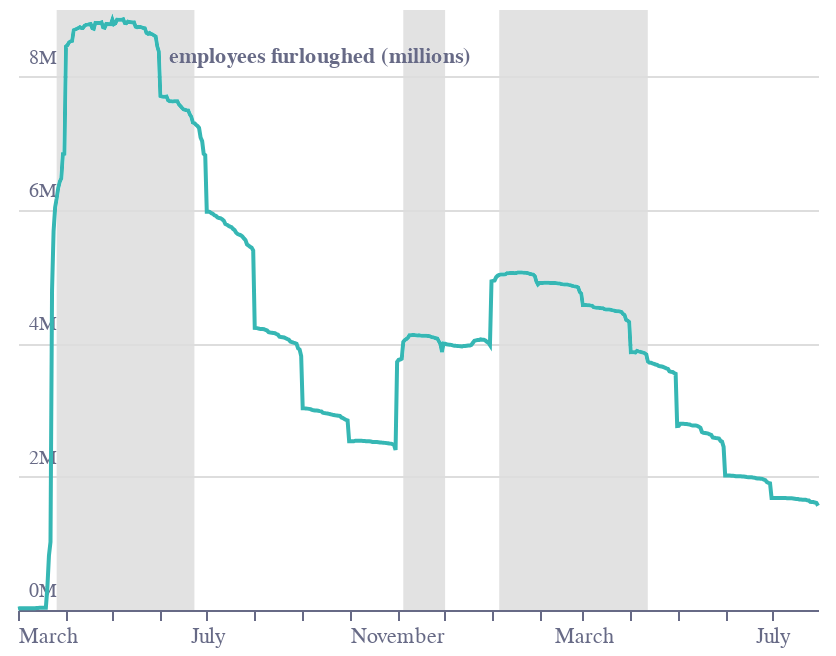

Notebook code for this chart:
### Code cell
base = alt.Chart(f1).encode(
    x=alt.X(
        "date:T",
        title="",
        axis=alt.Axis(
            grid=False,
            title="",
            titleAnchor="end",
            titleY=-15,
            labelFontSize=11,
            labelColor=colors["eco-gray"],
            titleColor=colors["eco-gray"],
            tickColor=colors["eco-gray"],
            domainColor=colors["eco-gray"],
        ),
    ),
    y=alt.Y(
        "furloughed:Q",
        title="",
        axis=alt.Axis(
            title="employees furloughed (millions)",
            domain=False,
            ticks=False,
            labelAlign="left",
            labelBaseline="middle",
            labelPadding=-5,
            labelOffset=-10,
            titleX=75,
            titleY=28,
            titleAngle=0,
            titleFontSize=11,
            titleAlign="left",
            labelColor=colors["eco-gray"],
            titleColor=colors["eco-gray"],
            tickColor=colors["eco-gray"],
            domainColor=colors["eco-gray"],
            tickCount=5,
            format="~s",
        ),
    ),
)
line = base.mark_line(color=colors["eco-turquiose"])
rect = (
    alt.Chart(dl)
    .mark_rect(blend="darken")
    .encode(
        x="start:T",
        x2="end:T",
        color=alt.Color("color:N", scale=None),
    )
)
layer1 = (
    (line + rect)
    .configure_view(stroke=None)
    .properties(title="")
    .properties(height=300, width=400)
)
layer1.save("visualisation/" + f + ".json")
layer1.save("visualisation/" + f + ".png")
open("README.md", "w").write(readme)
layer1

### Figure 1 — Vega-Lite specification as saved in the notebook (floating-point values rounded to 4 significant figures; data arrays with more than 128 entries replaced by an {"elided": "..."} marker saying what was removed)
{"config": {"view": {"continuousWidth": 400, "continuousHeight": 300, "stroke": null}}, "layer": [{"data": {"name": "data-c91784a3966a2fc52d09cf9e1209c85a"}, "mark": {"type": "line", "color": "#36B7B4"}, "encoding": {"x": {"type": "temporal", "axis": {"domainColor": "#676A86", "grid": false, "labelColor": "#676A86", "labelFontSize": 11, "tickColor": "#676A86", "title": "", "titleAnchor": "end", "titleColor": "#676A86", "titleY": -15}, "field": "date", "title": ""}, "y": {"type": "quantitative", "axis": {"domain": false, "domainColor": "#676A86", "format": "~s", "labelAlign": "left", "labelBaseline": "middle", "labelColor": "#676A86", "labelOffset": -10, "labelPadding": -5, "tickColor": "#676A86", "tickCount": 5, "ticks": false, "title": "employees furloughed (millions)", "titleAlign": "left", "titleAngle": 0, "titleColor": "#676A86", "titleFontSize": 11, "titleX": 75, "titleY": 28}, "field": "furloughed", "title": ""}}}, {"data": {"name": "data-0615f09b816fa2caa5df1948f6976037"}, "mark": {"type": "rect", "blend": "darken"}, "encoding": {"color": {"type": "nominal", "field": "color", "scale": null}, "x": {"type": "temporal", "field": "start"}, "x2": {"field": "end"}}}], "height": 300, "title": "", "width": 400, "$schema": "https://vega.github.io/schema/vega-lite/v4.8.1.json", "datasets": {"data-c91784a3966a2fc52d09cf9e1209c85a": {"elided": "518 records"}, "data-0615f09b816fa2caa5df1948f6976037": [{"start": "2020-03-26", "end": "2020-06-23", "event": "lockdown", "color": "#E2E2E2"}, {"start": "2020-11-05", "end": "2020-12-02", "event": "lockdown", "color": "#E2E2E2"}, {"start": "2021-01-06", "end": "2021-04-12", "event": "lockdown", "color": "#E2E2E2"}]}}
